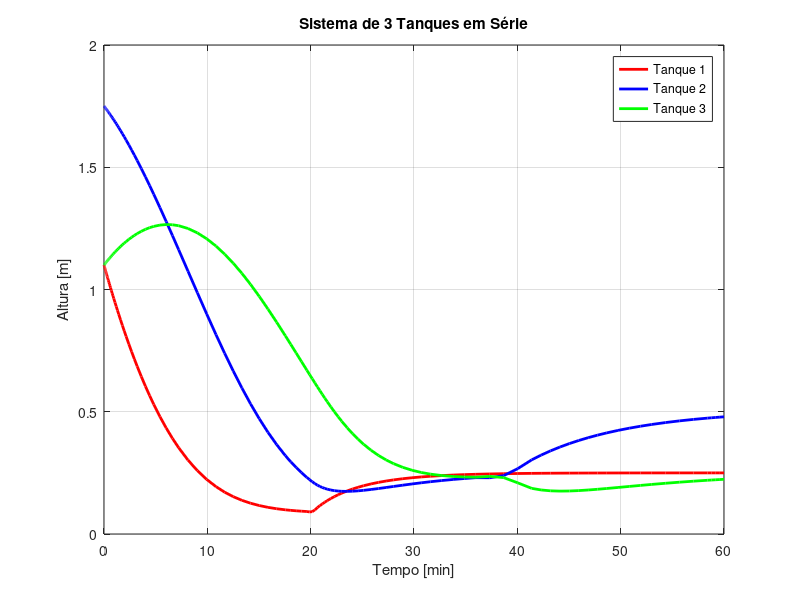

This figure's MATLAB source:
function tres_tanques
    %======================
    % Parâmetros do modelo
    %======================
    A = 3;              % m^2 (área igual pros 3 tanques)
    k = 0.01;           % m^2.5/s (coeficiente de vazão)
    phi_foul = 0.7;     % fator de incrustação no tanque 2
    t_step = 20*60;     % tempo do degrau (20 min -> s)
    t_foul = 40*60;     % tempo da incrustação (40 min -> s)

    % Condições iniciais (convertidas de cm para m)
    h0 = [1.10; 1.75; 1.10]; % alturas iniciais [m]

    % Tempo de simulação (60 min)
    tspan = [0 60*60]; % segundos

    % Resolver EDO
    [t, h] = ode45(@(t,h) dinamica_tanques(t,h,A,k,phi_foul,t_step,t_foul), tspan, h0);

    %======================
    % Plot dos resultados
    %======================
    figure;
    plot(t/60, h(:,1), 'r', 'LineWidth', 2); hold on;
    plot(t/60, h(:,2), 'b', 'LineWidth', 2);
    plot(t/60, h(:,3), 'g', 'LineWidth', 2);
    xlabel('Tempo [min]');
    ylabel('Altura [m]');
    legend('Tanque 1','Tanque 2','Tanque 3');
    title('Sistema de 3 Tanques em Série');
    grid on;
end

function dhdt = dinamica_tanques(t,h,A,k,phi_foul,t_step,t_foul)
    % Estados
    h1 = h(1); h2 = h(2); h3 = h(3);

    % Evento: degrau na alimentação
    if t < t_step
        Fin = 175/1000/60;  % 175 L/min -> m3/s
    else
        Fin = 300/1000/60;  % 300 L/min -> m3/s
    end

    % Evento: incrustação no tanque 2
    if t < t_foul
        phi2 = 1;
    else
        phi2 = phi_foul;
    end

    % Vazões de saída (Torricelli)
    Fout1 = k*1*sqrt(max(h1,0));     % tanque 1 sem incrustação
    Fout2 = k*phi2*sqrt(max(h2,0));  % tanque 2 com incrustação
    Fout3 = k*1*sqrt(max(h3,0));     % tanque 3 sem incrustação

    % Balanços (em termos de alturas, já que V = A*h)
    dh1 = (Fin - Fout1)/A;
    dh2 = (Fout1 - Fout2)/A;
    dh3 = (Fout2 - Fout3)/A;

    dhdt = [dh1; dh2; dh3];
end
